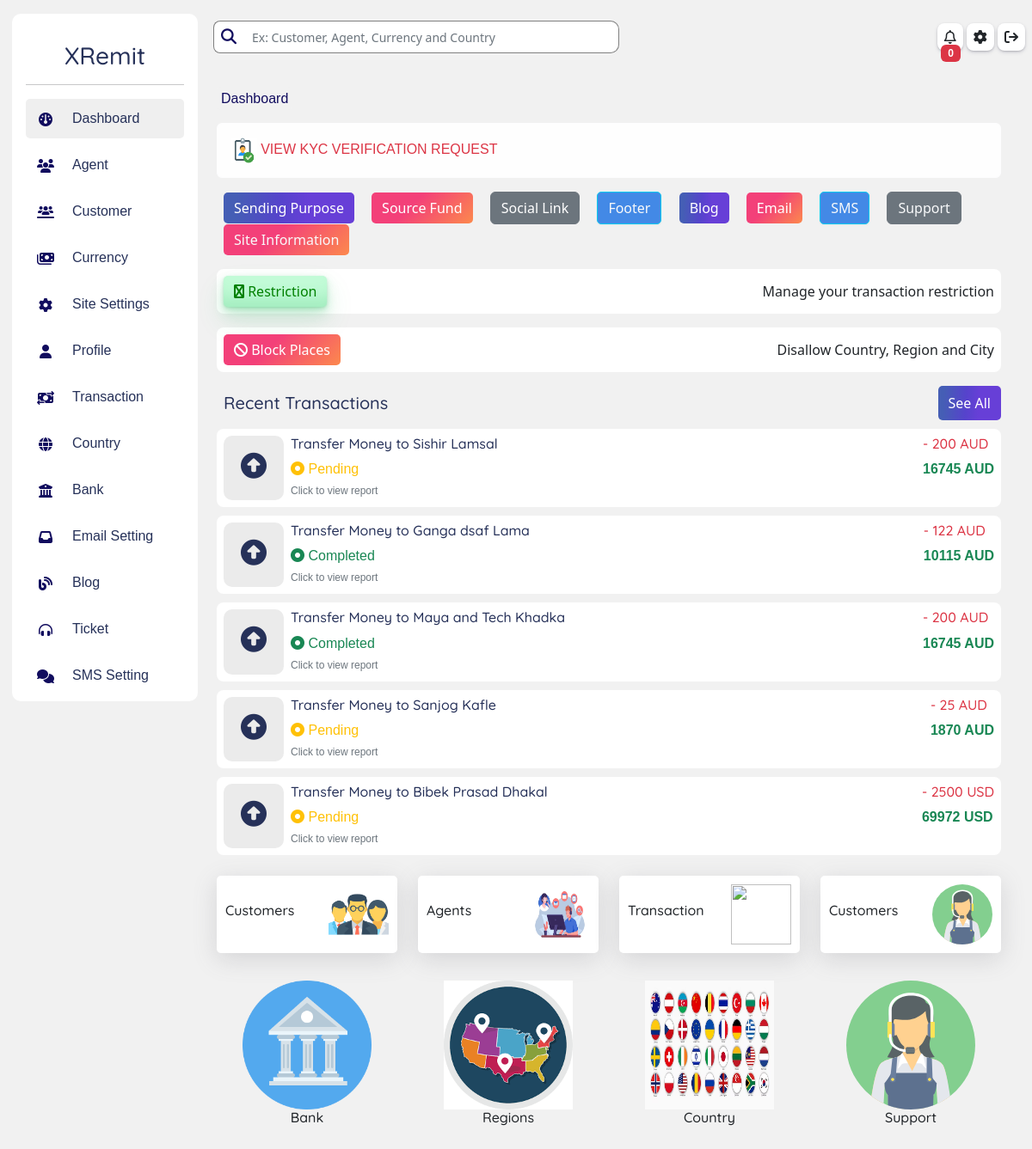
Before: /owner/ with the older database file.
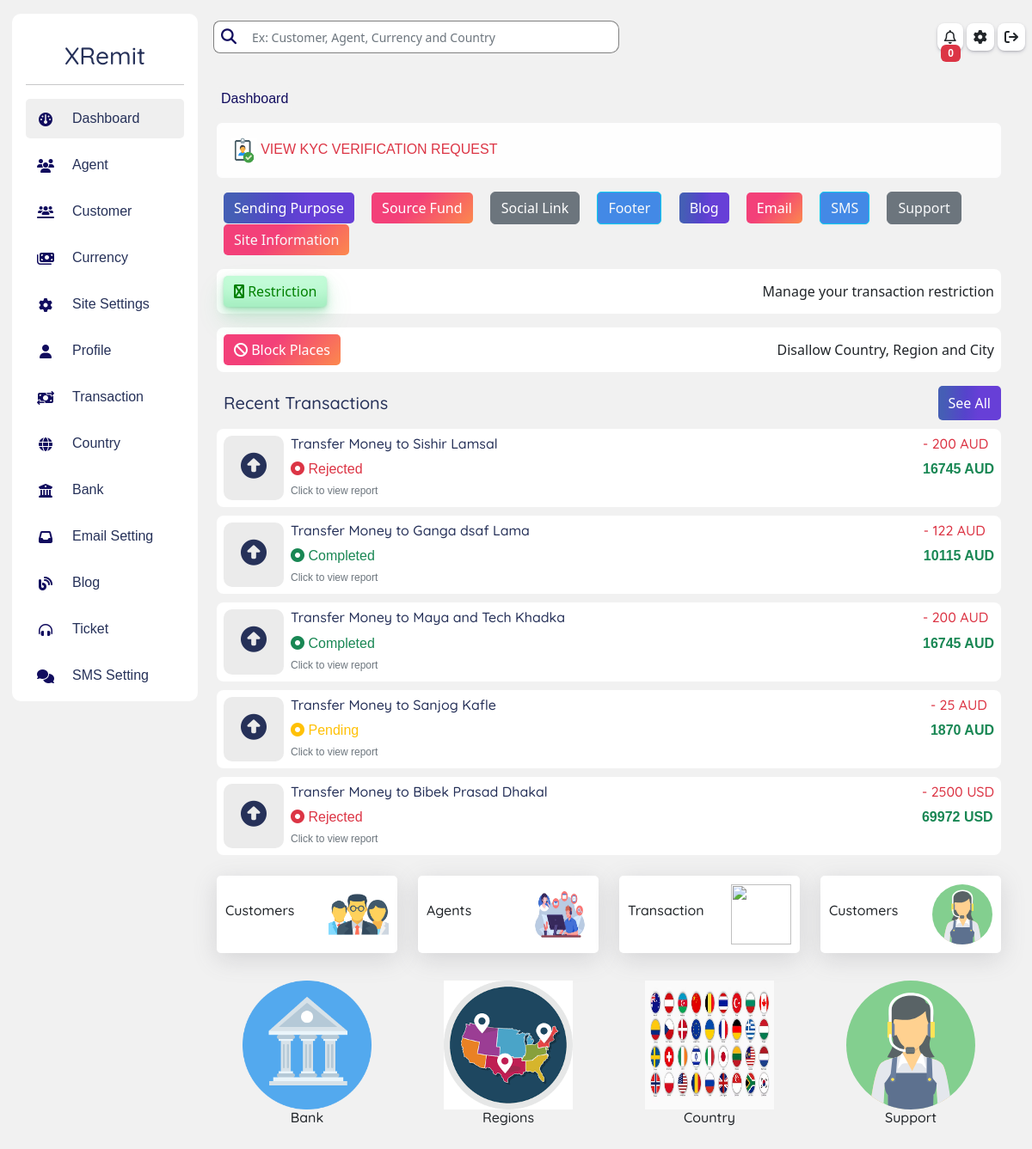
After: the same page with the newer database file.
### homepage/models.py (models this page shows, shortened)
class Transaction(models.Model):
    customer = models.ForeignKey(Customer, related_name='customer_transaction', on_delete=models.CASCADE)
    recipient = models.ForeignKey(Recipient, related_name='recipient_transaction', on_delete=models.CASCADE)
    sending_currency = models.ForeignKey(Currency, related_name='sending_currency', on_delete=models.CASCADE)
    receiving_currency = models.ForeignKey(Currency, related_name='receiving_currency', on_delete=models.CASCADE)
    fee = models.IntegerField()
    converting_rate = models.IntegerField()
    commision_rate = models.IntegerField(null=True, blank=True)
    sent = models.IntegerField()
    received = models.IntegerField()
    sent_money_to_us = models.BooleanField(default=False)
    sent_to_client = models.BooleanField(default=False)
    status = models.CharField(max_length= 200, choices=(
        ('Pending', 'Pending'),
        ('Completed', 'Completed'),
        ('Cancelled', 'Cancelled'),
        ('Rejected', 'Rejected')
    ), default='Pending')
    bank = models.ForeignKey(BankAccount, related_name='transaction_bank', null = True, blank= True, on_delete=models.DO_NOTHING)
    created_at = models.DateTimeField(auto_now_add= True)
    updated_at = models.DateTimeField(auto_now=True)
    sending_purpose = models.ForeignKey(SendingPurpose, related_name = "transaction_purpose", on_delete=models.DO_NOTHING, null = True, blank= True)
    source_of_fund = models.ForeignKey(SourceFund, related_name = "transaction_source", on_delete=models.DO_NOTHING, null = True, blank= True)

class Recipient(models.Model):
    customer = models.ForeignKey(Customer, related_name='recipient_customer', on_delete=models.CASCADE, null = True, blank=True)
    transaction_type = models.CharField(max_length=300, choices=(
        ('CashPickup', 'Cash Pickup'),
        ('BankTransfer', 'Bank Transfer'),
        ('MobileTransfer', 'Mobile Transfer'),
        ('WallettoWalletTransfer', 'Wallet to Wallet Transfer')
    ))
    first_name = models.CharField(max_length=200)
    middle_name = models.CharField(max_length=200, null=True, blank=True)
    last_name = models.CharField(max_length=200)
    country = models.ForeignKey(Country, related_name='recipent_country', on_delete=models.CASCADE)
    address = models.CharField(max_length=200)
    state = models.CharField(max_length=200, null = True, blank= True)
    city = models.CharField(max_length=200)
    zip_code = models.CharField(max_length=200)
    number = models.BigIntegerField()
    created_at = models.DateTimeField(auto_now_add= True)
    updated_at = models.DateTimeField(auto_now=True)

class Currency(models.Model):
    country = models.ForeignKey(Country, related_name='currency_country', on_delete=models.CASCADE)
    currecy_rate = models.IntegerField()
    conversion_rate = models.IntegerField()
    commision_rate = models.IntegerField()
    currecy_sign = models.CharField(max_length=200)
    created_at = models.DateTimeField(auto_now_add= True)
    updated_at = models.DateTimeField(auto_now=True)

### owner/views.py (the view)
# urls.py: path('', views.Dashboard.as_view(), name ='dashboard'),
class Dashboard(View):
    template_name = "owner/dashboard.html"
    def get(self, request, *args, **kwargs, ):
        restrict = Restriction.objects.all()
        restrictForm = RestrictionForm()
        if restrict:
            for i in restrict:
                restrict = i
                restrictForm = RestrictionForm(instance=i)
                break
        blog = Blog.objects.all()[:4]
        dist = {
            'restrict':restrict,
            'blog':blog,
            'form':restrictForm,
            'transaction': Transaction.objects.all().order_by('-id')[:5]
        }
        blog_count = Blog.objects.all().count()
        staff_count = CustomUser.objects.all().count()
        client_count = Client.objects.all().count()
        service_count = Service.objects.all().count()
        testo_count = Testomonial.objects.all().count()
        public = {
            'blog_count':blog_count,
            'staff':staff_count,
            'client_count':client_count,
            'service':service_count,
            'testo_count':testo_count,
            'user':CustomUser.objects.filter(user_type = "customer")
        }
        dist.update(public)
        noti = notification()
        dist.update(noti)
        return render(request, self.template_name, dist)

### homepage/forms.py
class RestrictionForm(forms.ModelForm):
    class Meta:
        model = Restriction
        fields = ('__all__')
        widgets= {
            'minimum_amount': forms.NumberInput(attrs={'class':'form-control mt-2', 'placeholder':'Minumum Transfer Limit'}),
            'maximum_amount': forms.NumberInput(attrs={'class':'form-control mt-2', 'placeholder':'Maximum Transfer Limit'}),
            'daily_transfer_remit': forms.NumberInput(attrs={'class':'form-control mt-2', 'placeholder':'Daily Transfer Limit'}),
            'maximum_cap_charge': forms.NumberInput(attrs={'class':'form-control mt-2', 'placeholder':'Maximum Cap Charge'}),
        }

### owner/views.py (called while the page is built)
def notification():
   noti = AdminNotification.objects.filter(seen= False)
   count = noti.count()
   li = {
       'noti':noti,
       'noti_count':count
   }
   return li

### template/owner/dashboard.html (shortened to what the changed rows need)
{% extends 'base.html' %}
{% load static %}
{% block content %}
<div class="p-0 m-0 ">
        {%url 'owner:dashboard' as dashboardaa%}
        {%url 'owner:agent' as agentaa%}
        {%url 'owner:customer' as customeraa%}
        {%url 'owner:currency' as currencyaa%}
      {%url 'owner:site' as siteaa%}
        {%url 'owner:profile' as profileaa%}
        {%url 'owner:transaction' as transactionaa%}
        {%url 'owner:country' as countryaa%}
        {%url 'owner:bank' as bankaa%}
        {%url 'owner:emailSetting' as emailaa%}
        {%url 'owner:blog' as blogaa%}
        {%url 'owner:ticketView' as ticketaa%}
        {%url 'owner:smsSetting' as smsaa%}
        {%url 'owner:default' as defaultCurrencyaa%}
        {%url 'owner:bannedSetting' as banaa%}
    <div class="whole-content pb-5 mb-5">
              {%url 'owner:profile' as profileaa%}
              {%url 'owner:transaction' as transactionaa%}
              {%url 'owner:bank' as bankaa%}
              {%url 'owner:emailSetting' as emailaa%}
              {%url 'owner:blog' as blogaa%}
              {%url 'owner:ticketView' as ticketaa%}
              {%url 'owner:smsSetting' as smsaa%}
              {%url 'owner:default' as defaultCurrencyaa%}
              {%url 'owner:bannedSetting' as banaa%}
      {% block inside %}
        <div class="row m-0 mt-3">
          <div class="row">
            <div class="mt-3 col-12 ">
              <div>
                  {% for i in transaction %}
                      <div class="transaction-div p-2" id="login-card" data-bs-toggle="modal" data-bs-target="#exampleModalEdit{{i.id}}">
                          <div class="d-flex">
                              <i class="trans-icon fa fa-arrow-alt-circle-up"></i>
                              <span class="ps-2 my-auto" >
                                  <h6 class="text-primary">
                                  Transfer Money to {{i.recipient.first_name}} {%if i.recipient.middle_name%} {{i.recipient.middle_name}} {%endif%} {{i.recipient.last_name}}
                                  </h6>
                                  {% if i.status == 'Pending' %}
                                      <p class="text-warning p-0 m-0">
                                          <i class="fa fa-circle-dot"></i>
                                          Pending
                                      </p>
                                  {% endif %}
                                  {% if i.status == 'Rejected' %}
                                      <p class="text-danger p-0 m-0">
                                          <i class="fa fa-circle-dot"></i>
                                          Rejected
                                      </p>
                                  {% endif %}
                                  <small class="text-secondary" style="font-size: 12px;">
                                      Click to view report
                                  </small>
                              </span>
                          </div>
                          <div>
                          <h6 class="text-danger">
                              - {{i.sent}} {{i.sending_currency.currecy_sign}}
                          </h6>
                          <p class="text-success">
                              <b>
                                  {{i.received}} {{i.receiving_currency.currecy_sign}}
                              </b>
                          </p>
                          </div>
                      </div>
                  {% endfor %}
              </div>
            </div>
          </div>
        </div>
      {% endblock inside %}
    </div>
</div>
{% endblock content %}

Changed rows visible on the page:
changed Transaction "Sishir": status "Pending" → "Rejected"
changed Transaction "Bibek": status "Pending" → "Rejected"
